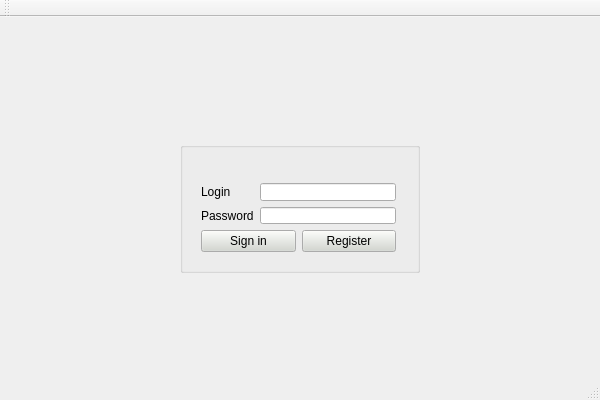
<?xml version="1.0" encoding="UTF-8"?>
<ui version="4.0">
 <class>MainWindow</class>
 <widget class="QMainWindow" name="MainWindow">
  <property name="geometry">
   <rect>
    <x>0</x>
    <y>0</y>
    <width>600</width>
    <height>400</height>
   </rect>
  </property>
  <property name="minimumSize">
   <size>
    <width>600</width>
    <height>400</height>
   </size>
  </property>
  <property name="maximumSize">
   <size>
    <width>600</width>
    <height>400</height>
   </size>
  </property>
  <property name="palette">
   <palette>
    <active>
     <colorrole role="WindowText">
      <brush brushstyle="SolidPattern">
       <color alpha="255">
        <red>0</red>
        <green>0</green>
        <blue>0</blue>
       </color>
      </brush>
     </colorrole>
     <colorrole role="Button">
      <brush brushstyle="SolidPattern">
       <color alpha="255">
        <red>211</red>
        <green>215</green>
        <blue>207</blue>
       </color>
      </brush>
     </colorrole>
     <colorrole role="BrightText">
      <brush brushstyle="SolidPattern">
       <color alpha="255">
        <red>0</red>
        <green>0</green>
        <blue>0</blue>
       </color>
      </brush>
     </colorrole>
     <colorrole role="ButtonText">
      <brush brushstyle="SolidPattern">
       <color alpha="255">
        <red>0</red>
        <green>0</green>
        <blue>0</blue>
       </color>
      </brush>
     </colorrole>
     <colorrole role="LinkVisited">
      <brush brushstyle="SolidPattern">
       <color alpha="255">
        <red>239</red>
        <green>41</green>
        <blue>41</blue>
       </color>
      </brush>
     </colorrole>
    </active>
    <inactive>
     <colorrole role="WindowText">
      <brush brushstyle="SolidPattern">
       <color alpha="255">
        <red>0</red>
        <green>0</green>
        <blue>0</blue>
       </color>
      </brush>
     </colorrole>
     <colorrole role="Button">
      <brush brushstyle="SolidPattern">
       <color alpha="255">
        <red>211</red>
        <green>215</green>
        <blue>207</blue>
       </color>
      </brush>
     </colorrole>
     <colorrole role="BrightText">
      <brush brushstyle="SolidPattern">
       <color alpha="255">
        <red>0</red>
        <green>0</green>
        <blue>0</blue>
       </color>
      </brush>
     </colorrole>
     <colorrole role="ButtonText">
      <brush brushstyle="SolidPattern">
       <color alpha="255">
        <red>0</red>
        <green>0</green>
        <blue>0</blue>
       </color>
      </brush>
     </colorrole>
     <colorrole role="LinkVisited">
      <brush brushstyle="SolidPattern">
       <color alpha="255">
        <red>239</red>
        <green>41</green>
        <blue>41</blue>
       </color>
      </brush>
     </colorrole>
    </inactive>
    <disabled>
     <colorrole role="WindowText">
      <brush brushstyle="SolidPattern">
       <color alpha="255">
        <red>190</red>
        <green>190</green>
        <blue>190</blue>
       </color>
      </brush>
     </colorrole>
     <colorrole role="Button">
      <brush brushstyle="SolidPattern">
       <color alpha="255">
        <red>211</red>
        <green>215</green>
        <blue>207</blue>
       </color>
      </brush>
     </colorrole>
     <colorrole role="BrightText">
      <brush brushstyle="SolidPattern">
       <color alpha="255">
        <red>0</red>
        <green>0</green>
        <blue>0</blue>
       </color>
      </brush>
     </colorrole>
     <colorrole role="ButtonText">
      <brush brushstyle="SolidPattern">
       <color alpha="96">
        <red>164</red>
        <green>166</green>
        <blue>168</blue>
       </color>
      </brush>
     </colorrole>
     <colorrole role="LinkVisited">
      <brush brushstyle="SolidPattern">
       <color alpha="255">
        <red>239</red>
        <green>41</green>
        <blue>41</blue>
       </color>
      </brush>
     </colorrole>
    </disabled>
   </palette>
  </property>
  <property name="windowTitle">
   <string>MainWindow</string>
  </property>
  <widget class="QWidget" name="centralWidget">
   <widget class="QGroupBox" name="group">
    <property name="geometry">
     <rect>
      <x>180</x>
      <y>125</y>
      <width>240</width>
      <height>131</height>
     </rect>
    </property>
    <property name="title">
     <string/>
    </property>
    <widget class="QWidget" name="layoutWidget">
     <property name="geometry">
      <rect>
       <x>10</x>
       <y>30</y>
       <width>217</width>
       <height>91</height>
      </rect>
     </property>
     <layout class="QGridLayout" name="gridLayout_2">
      <item row="0" column="0" colspan="2">
       <layout class="QGridLayout" name="gridLayout">
        <item row="0" column="0">
         <widget class="QLabel" name="label">
          <property name="text">
           <string>Login</string>
          </property>
         </widget>
        </item>
        <item row="0" column="1">
         <widget class="QLineEdit" name="lineEdit"/>
        </item>
        <item row="1" column="0">
         <widget class="QLabel" name="label_2">
          <property name="text">
           <string>Password</string>
          </property>
         </widget>
        </item>
        <item row="1" column="1">
         <widget class="QLineEdit" name="lineEdit_2"/>
        </item>
       </layout>
      </item>
      <item row="1" column="0">
       <widget class="QPushButton" name="pushButton">
        <property name="text">
         <string>Sign in</string>
        </property>
       </widget>
      </item>
      <item row="1" column="1">
       <widget class="QPushButton" name="pushButton_2">
        <property name="text">
         <string>Register</string>
        </property>
       </widget>
      </item>
     </layout>
    </widget>
   </widget>
  </widget>
  <widget class="QMenuBar" name="menuBar">
   <property name="geometry">
    <rect>
     <x>0</x>
     <y>0</y>
     <width>600</width>
     <height>22</height>
    </rect>
   </property>
  </widget>
  <widget class="QToolBar" name="mainToolBar">
   <attribute name="toolBarArea">
    <enum>TopToolBarArea</enum>
   </attribute>
   <attribute name="toolBarBreak">
    <bool>false</bool>
   </attribute>
  </widget>
  <widget class="QStatusBar" name="statusBar"/>
 </widget>
 <layoutdefault spacing="6" margin="11"/>
 <resources/>
 <connections/>
</ui>
